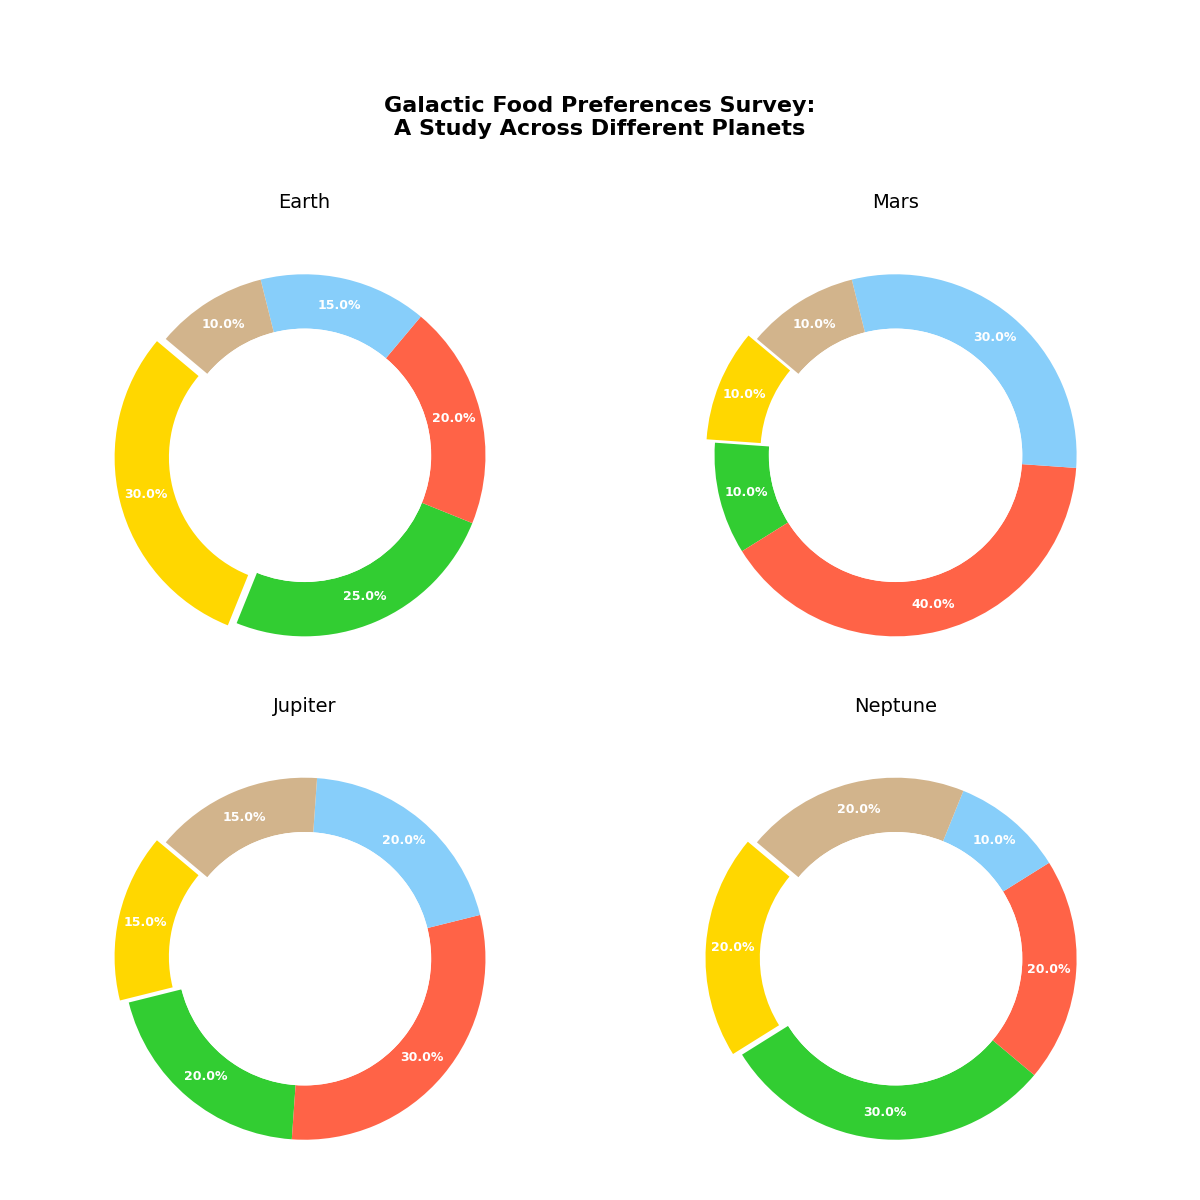

The script that drew this image:
import matplotlib.pyplot as plt
import numpy as np

planets = ['Earth', 'Mars', 'Jupiter', 'Neptune']
food_categories = ['Fruits', 'Vegetables', 'Meat', 'Dairy', 'Grains']
preferences = [
    [30, 25, 20, 15, 10],
    [10, 10, 40, 30, 10],
    [15, 20, 30, 20, 15],
    [20, 30, 20, 10, 20],
]
colors = ['#FFD700', '#32CD32', '#FF6347', '#87CEFA', '#D2B48C']

fig, axes = plt.subplots(2, 2, figsize=(12, 12))
fig.suptitle('Galactic Food Preferences Survey:\nA Study Across Different Planets', fontsize=16, fontweight='bold', y=0.92)

for i, ax in enumerate(axes.flat):
    wedges, _, autotexts = ax.pie(
        preferences[i], autopct='%1.1f%%', startangle=140,
        colors=colors, pctdistance=0.85, wedgeprops=dict(width=0.3),
        explode=[0.05 if j == 0 else 0 for j in range(len(food_categories))]
    )
    
    centre_circle = plt.Circle((0, 0), 0.70, fc='white')
    ax.add_artist(centre_circle)

    for autotext in autotexts:
        autotext.set_color('white')
        autotext.set_fontsize(9)
        autotext.set_weight('bold')

    ax.set_title(planets[i], fontsize=14, pad=15)

plt.tight_layout(rect=[0, 0, 1, 0.9])
plt.show()
